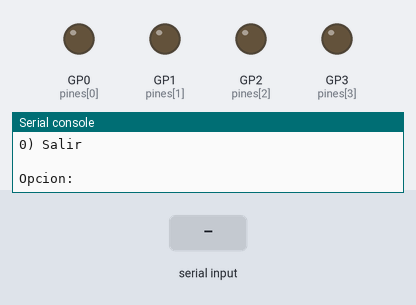
Simulated run of this program. Board: Raspberry Pi Pico running MicroPython. Parts: output pins drawn as LEDs (lit = HIGH), the last lines printed to the serial console. Inputs (shaded band) come from the test bench.

Above: at 1.2 s.
1.3 s: "4" typed at the serial console, then Enter
At 4.7 s:
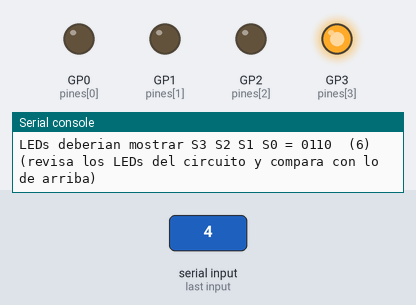
At 6.3 s:
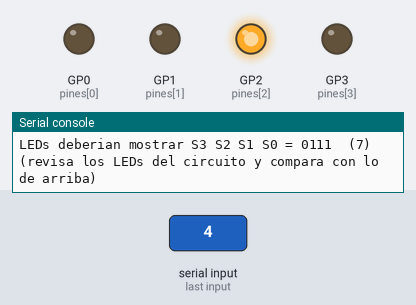
Timing chart, 0 to 22.8 s (numbered marks = the images above; inputs shaded):
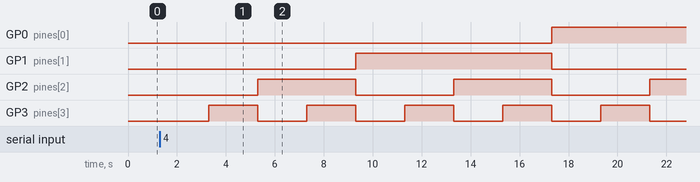

Measured:
- after the input at 1.3 s, GP0 (pines[0]): LOW → HIGH after 16.0 s; GP1 (pines[1]): LOW → HIGH after 8.0 s, → LOW 8.0 s later; GP2 (pines[2]): alternates HIGH for 4.0 s and LOW for 4.0 s, starting after 4.0 s; GP3 (pines[3]): alternates HIGH for 2.0 s and LOW for 2.0 s, starting after 2.0 s

The program:

prueba_incremento5.py
```python
# prueba_incremento5.py
# Proyecto II - StrangerTEC Morse Translator
#
# Programa aparte para probar el circuito incrementador en 5
# sin tener que jugar una partida completa.
#
# Lo que hace este programa es nada mas escribir los 4 bits de
# entrada (A3 A2 A1 A0) en los pines GP0-GP3, que van conectados
# al circuito de compuertas logicas. Ese circuito hace la cuenta
# de +5 en hardware y prende sus propios 4 LEDs de salida.
#
# El Pico NO lee esos LEDs. La persona que esta probando los ve
# directamente en la maqueta y los compara con lo que este
# programa imprime en pantalla.
#
# Como usarlo:
#   1. Conectar el circuito (entradas a GP0-GP3, salidas a sus
#      propios LEDs, fuera del Pico).
#   2. Abrir este archivo en Thonny y darle Run.
#   3. Elegir una opcion del menu y comparar los LEDs con lo
#      que dice la consola.
#
# Pines de entrada:
#   GP0 = A3 (MSB)   GP1 = A2   GP2 = A1   GP3 = A0 (LSB)
#
# Tabla de verdad (Salida = Entrada + 5, modulo 16):
#   0000 -> 0101 (0  -> 5)     1000 -> 1101 (8  -> 13)
#   0001 -> 0110 (1  -> 6)     1001 -> 1110 (9  -> 14)
#   0010 -> 0111 (2  -> 7)     1010 -> 1111 (10 -> 15)
#   0011 -> 1000 (3  -> 8)     1011 -> 0000 (11 -> 0)
#   0100 -> 1001 (4  -> 9)     1100 -> 0001 (12 -> 1)
#   0101 -> 1010 (5  -> 10)    1101 -> 0010 (13 -> 2)
#   0110 -> 1011 (6  -> 11)    1110 -> 0011 (14 -> 3)
#   0111 -> 1100 (7  -> 12)    1111 -> 0100 (15 -> 4)
# ============================================================

import machine

PINES_ENTRADA = [0, 1, 2, 3]   # GP0..GP3 = A3 A2 A1 A0
pines = [machine.Pin(p, machine.Pin.OUT) for p in PINES_ENTRADA]


def tabla_verdad(entrada):
    """Devuelve la salida esperada para una entrada de 0 a 15."""
    return (entrada + 5) % 16


def apagar():
    """Pone las 4 entradas en 0."""
    for pin in pines:
        pin.value(0)


def aplicar(valor):
    """
    Manda el numero (0-15) a los pines A3 A2 A1 A0 y devuelve
    los 4 bits que se aplicaron, por si se quieren mostrar.
    """
    a3 = (valor >> 3) & 1
    a2 = (valor >> 2) & 1
    a1 = (valor >> 1) & 1
    a0 = valor & 1

    pines[0].value(a3)
    pines[1].value(a2)
    pines[2].value(a1)
    pines[3].value(a0)

    return a3, a2, a1, a0


def mostrar(valor):
    """Aplica el valor y muestra en consola que se debe ver en los LEDs."""
    a3, a2, a1, a0 = aplicar(valor)
    salida = tabla_verdad(valor)

    print()
    print("Entrada A3 A2 A1 A0 = {} {} {} {}  ->  {:04b} ({})".format(
        a3, a2, a1, a0, valor, valor))
    print("LEDs deberian mostrar S3 S2 S1 S0 = {:04b}  ({})".format(
        salida, salida))
    print("(revisa los LEDs del circuito y compara con lo de arriba)")


# ── Opciones del menu ─────────────────────────────────────────

def opcion_bit_a_bit():
    print("\nIngresa cada bit (0 o 1):")
    nombres = ["A3 (MSB)", "A2", "A1", "A0 (LSB)"]
    bits = []
    for nombre in nombres:
        while True:
            dato = input("  {} = ".format(nombre)).strip()
            if dato in ("0", "1"):
                bits.append(int(dato))
                break
            print("  -> escribe 0 o 1")

    valor = (bits[0] << 3) | (bits[1] << 2) | (bits[2] << 1) | bits[3]
    mostrar(valor)


def opcion_decimal():
    dato = input("\nValor decimal (0-15): ").strip()
    try:
        valor = int(dato)
    except ValueError:
        print("-> eso no es un numero")
        return
    if not (0 <= valor <= 15):
        print("-> debe estar entre 0 y 15")
        return
    mostrar(valor)


def opcion_binario():
    dato = input("\nBits A3A2A1A0 (ej. 1011): ").strip()
    if len(dato) != 4 or any(c not in "01" for c in dato):
        print("-> deben ser exactamente 4 bits, por ejemplo 1011")
        return
    mostrar(int(dato, 2))


def opcion_automatica():
    print("\nRecorriendo las 16 combinaciones, una cada 2 segundos...")
    print("Observa los LEDs del circuito en cada paso.\n")
    for valor in range(16):
        mostrar(valor)
        time_sleep(2)
    apagar()
    print("\nListo, se probaron las 16 combinaciones.")


def opcion_tabla():
    print("\n A3 A2 A1 A0 | Dec | S3 S2 S1 S0 | Dec")
    print("-" * 38)
    for i in range(16):
        salida = tabla_verdad(i)
        print(" {:04b}      | {:3d} | {:04b}        | {:3d}".format(
            i, i, salida, salida))


# pequeño wrapper para no importar "time" si no se usa la opcion automatica
def time_sleep(segundos):
    import time
    time.sleep(segundos)


def menu():
    print("=" * 50)
    print(" Prueba del circuito incrementador en 5")
    print("=" * 50)
    print("El Pico solo escribe A3 A2 A1 A0 en GP0-GP3.")
    print("Los LEDs de salida los maneja el circuito, no el Pico.")

    while True:
        print("\n1) Ingresar bit por bit")
        print("2) Ingresar valor decimal (0-15)")
        print("3) Ingresar binario (ej. 1011)")
        print("4) Probar las 16 combinaciones automaticamente")
        print("5) Ver tabla de verdad")
        print("0) Salir")

        opcion = input("\nOpcion: ").strip()

        if opcion == "1":
            opcion_bit_a_bit()
        elif opcion == "2":
            opcion_decimal()
        elif opcion == "3":
            opcion_binario()
        elif opcion == "4":
            opcion_automatica()
        elif opcion == "5":
            opcion_tabla()
        elif opcion == "0":
            apagar()
            print("\nEntradas en 0. Listo.")
            break
        else:
            print("Opcion no valida")


apagar()
menu()
```
